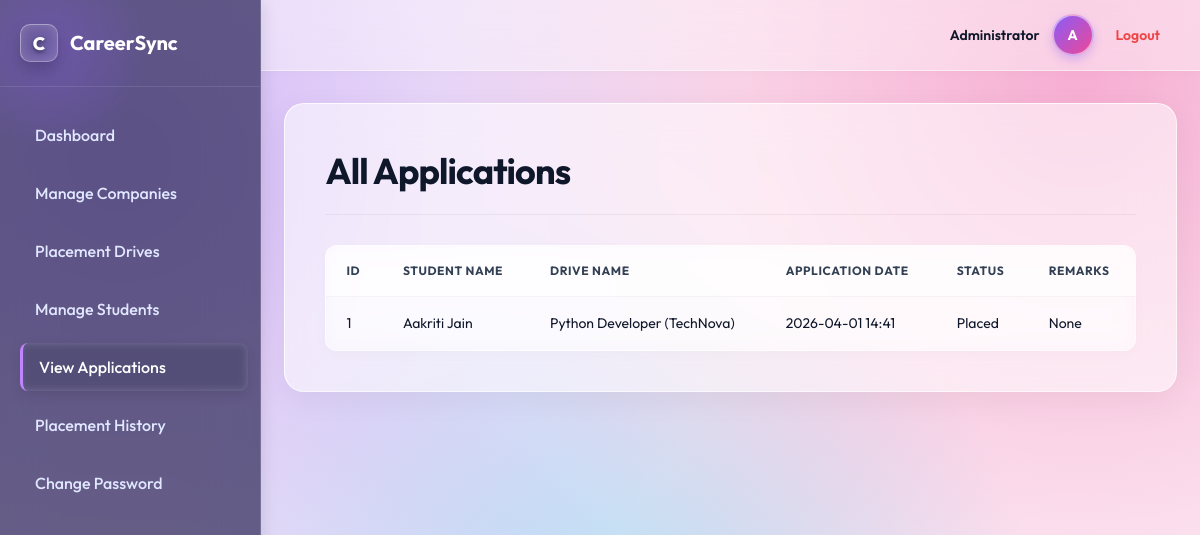
/admin/applications (signed in), run on an earlier commit of the app's database.
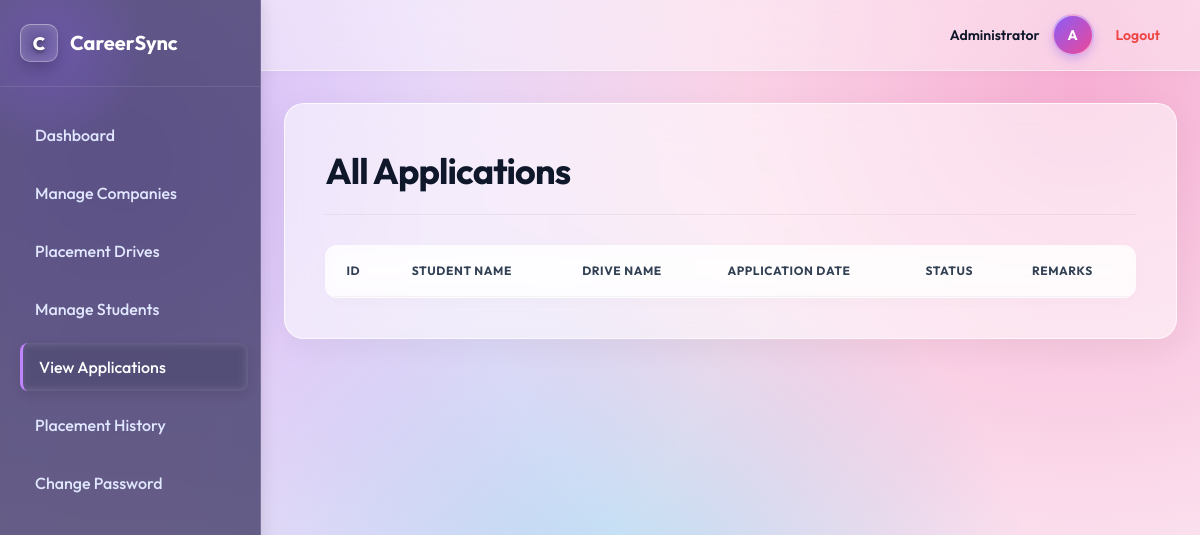
And on a later commit of the database.
### models.py (models this page shows)
class Application(db.Model):
    id = db.Column(db.Integer, primary_key = True)
    student_id = db.Column(db.Integer, db.ForeignKey('student.id'), nullable = False)
    drive_id = db.Column(db.Integer, db.ForeignKey('placement_drive.id'), nullable = False)
    application_date = db.Column(db.DateTime, default = datetime.now(UTC))
    status = db.Column(db.String(50), default = "Applied")
    remarks = db.Column(db.String(100))
    __table_args__ = (db.UniqueConstraint('student_id', 'drive_id', name = 'unique_application'),)

class Student(db.Model):
    id = db.Column(db.Integer, primary_key = True)
    full_name = db.Column(db.String(100), nullable = False)
    email = db.Column(db.String(100), nullable = False, unique = True)
    pass_hash = db.Column(db.String(100), nullable = False )
    phone_number = db.Column(db.Integer, nullable = False)
    degree = db.Column(db.String(100), nullable = False)
    branch = db.Column(db.String(100), nullable = False)
    cgpa = db.Column(db.Float, nullable = False)
    skills = db.Column(db.String(100), nullable = False)
    resume_filename = db.Column(db.String(100), nullable = False)
    is_active = db.Column(db.Boolean, default = True)
    internship_experience = db.Column(db.String(100))
    co_curricular_achievements = db.Column(db.String(100))
    created_at = db.Column(db.DateTime, default = datetime.now(UTC))
    applications = db.relationship('Application', backref = 'student', lazy = True)
    placements = db.relationship('Placement', backref = 'student', lazy = True)

class PlacementDrive(db.Model):
    id = db.Column(db.Integer, primary_key = True)
    company_id = db.Column(db.Integer, db.ForeignKey('company.id'), nullable=False)
    job_title = db.Column(db.String(100), nullable = False)
    job_description = db.Column(db.Text, nullable = False)
    skills_required = db.Column(db.String(100), nullable = False)
    package_range = db.Column(db.String(100))
    location = db.Column(db.String(100), nullable = False)
    application_deadline = db.Column(db.DateTime, nullable = False)
    status = db.Column(db.String(50), default = "Pending")
    created_at = db.Column(db.DateTime, default = datetime.now(UTC))
    applications = db.relationship('Application', backref = 'drive', lazy = True)
    eligibility_criteria = db.Column(db.String(100), nullable = False)

class Company(db.Model):
    id = db.Column(db.Integer, primary_key = True)
    company_name = db.Column(db.String(100), nullable = False)
    email = db.Column(db.String(100), nullable = False, unique = True)
    pass_hash = db.Column(db.String(100), nullable = False )
    hr_contact = db.Column(db.Integer, nullable = False)
    website = db.Column(db.String(100), nullable = False)
    domain = db.Column(db.String(100), nullable = False)
    description = db.Column(db.Text, nullable = False)
    approval_status = db.Column(db.String(50), default = "Pending")
    is_active = db.Column(db.Boolean, default = True)
    created_at = db.Column(db.DateTime, default = datetime.now(UTC))
    type_of_employment = db.Column(db.String(100))
    drives = db.relationship('PlacementDrive', backref = 'company', lazy = True)

### app.py (the view)
@app.route("/admin/applications")
def admin_applications():
    if not admin_logged_in():
        flash("Unauthorized access.")
        return redirect(url_for("login"))
    applications = Application.query.all()
    return render_template("admin_applications.html", applications = applications)

### app.py (called while the page is built)
def admin_logged_in():
    return "user_id" in session and session.get("role") =="admin"

### templates/admin_applications.html (shortened to what this page needs)
{% extends "base.html" %}
{% block content %}
<h1>All Applications</h1>
<table>
    <tr>
        <th>ID</th>
        <th>Student Name</th>
        <th>Drive Name</th>
        <th>Application Date</th>
        <th>Status</th>
        <th>Remarks</th>
    </tr>
    {% for application in applications %}
    <tr>
        <td>{{ application.id }}</td>
        <td>{{ application.student.full_name }}</td>
        <td>{{ application.drive.job_title }} ({{ application.drive.company.company_name }})</td>
        <td>{{ application.application_date.strftime('%Y-%m-%d %H:%M') if application.application_date else '' }}</td>
        <td>{{ application.status }}</td>
        <td>{{ application.remarks }}</td>
    </tr>
    {% endfor %}
</table>
{% endblock %}

What changed in the data, as far as the page shows it:
removed Application: id "1", student.full_name "Aakriti Jain", drive.job_title "Python Developer", drive.company.company_name "TechNova", application_date "2026-04-01 14:41", status "Placed", remarks "None"
